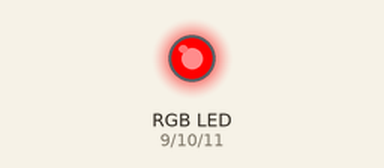
Simulated run of this sketch. Board: Arduino Uno, built with avr-gcc and run on an emulated ATmega328P. Parts: an RGB LED mixed from three pins (HIGH = lit).

Above: at 0.5 s.
At 1.5 s:
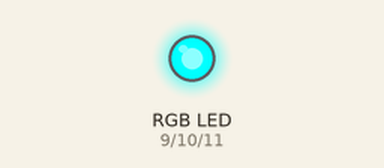
At 2.5 s:
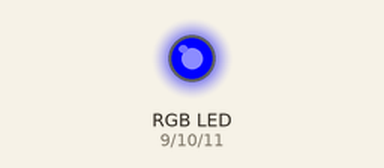
At 3.5 s:
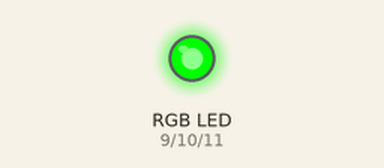
Timing chart, 0 to 5.2 s (numbered marks = the images above):
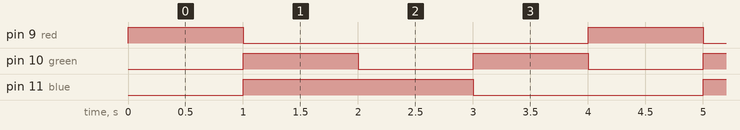

Measured:
- by itself, pin 9 (red): alternates HIGH for 1.0 s and LOW for 3.0 s
- by itself, pin 10 (green): alternates HIGH for 1.0 s and LOW for 1.0 s
- by itself, pin 11 (blue): alternates HIGH for 2.0 s and LOW for 2.0 s

The sketch:

RGB_led.ino
```cpp
int red=9;
int green=10;
int blue=11;

void setup() {
pinMode(red,OUTPUT);

pinMode(green,OUTPUT);

pinMode(blue,OUTPUT);

}

void loop() {

  digitalWrite(red,HIGH);
  digitalWrite(green,LOW);
  digitalWrite(blue,LOW);
  delay(1000);
  digitalWrite(red,LOW);
  digitalWrite(green,HIGH);
  digitalWrite(blue,HIGH);
  delay(1000);
  digitalWrite(red,LOW);
  digitalWrite(green,LOW);
  digitalWrite(blue,HIGH);
  delay(1000);
  digitalWrite(blue,LOW);
  digitalWrite(green,HIGH);
  digitalWrite(red,LOW);
  delay(1000);
}
```
